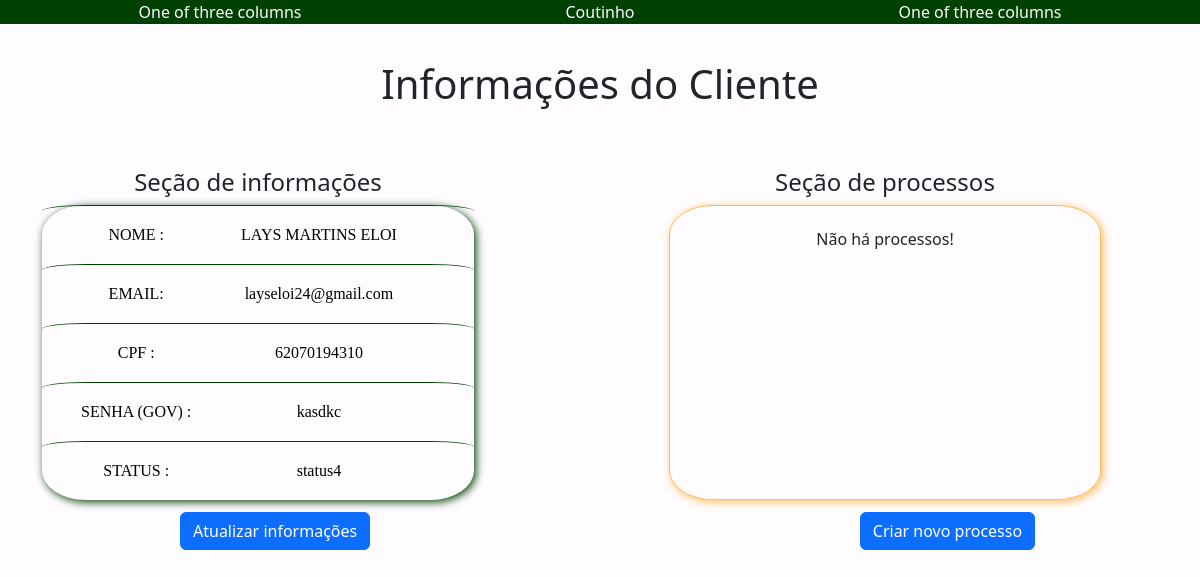
The page /exibirCliente.php?cpf=62070194310 on the database its author committed.
### tables this page shows
CREATE TABLE Pessoa (nome TEXT, email TEXT, senha TEXT, cpf TEXT PRIMARY KEY, status TEXT);

### read2.php (called while the page is built, shortened)
<?php
require_once 'envio.php';
require_once 'Pessoa.php';
function buscarPorCPF($pdo, $cpf) {
    $query = "SELECT * FROM Pessoa WHERE cpf = :cpf";
    $statement = $pdo->prepare($query);
    $statement->bindValue(':cpf', $cpf);
    $statement->execute();
    $resultado = $statement->fetch();
    $pessoa = new Pessoa($resultado['nome'], $resultado['email'], $resultado['senha'],$resultado['cpf'], $resultado['status']);
    return $pessoa;
    }

### Pessoa.php (called while the page is built, shortened)
<?php
class Pessoa
{
    private string $nome;
    private string $email;
    private string $senha;
    private string $cpf;
    private string $status;
    public function __construct(string $nome, string $email,string $senha, string $cpf, string $status)
    {
        $this->nome = $nome;
        $this->email = $email;
        $this->senha = $senha;
        $this->cpf = $cpf;
        $this->status = $status;
    }
    public function status(): ?string
    {
        return $this->status;
    }
    public function nome(): string
    {
        return $this->nome;
    }
    public function email(): string
    {
        return $this->email;
    }
    public function cpf(): string
    {
        return $this->cpf;
    }
    public function senha(): string
    {
        return $this->senha;
    }
}

### pesquisaProcessos.php (called while the page is built, shortened)
<?php
function buscarProcessos($pdo,$cpf) {
    $sqlVerificar = "SELECT COUNT(*) FROM Processo WHERE cpf = :cpf";
    $query_verificar = $pdo->prepare($sqlVerificar);
    $query_verificar->bindValue(':cpf', $cpf);
    $query_verificar->execute();
    $numLinhas = $query_verificar->fetchColumn();
    if($numLinhas > 0){
        $query = "SELECT * FROM Processo WHERE cpf = :cpf";
        $statement = $pdo->prepare($query);
        $statement->bindValue(':cpf',$cpf);
        $statement->execute();
        $resultados = $statement->fetchall();
        $processos = [];
        foreach ($resultados as $resultado) {
            $processos[]= new Processo($resultado['cpf'],$resultado['protocolo'],$resultado['parceiro'],$resultado['descricao'],$resultado['dataAbertura']);
        }
        return $processos;
    } else{
        return "Não há processos";
    }
}

### exibirCliente.php (the view, shortened to what this page needs)
<?php
require_once 'conexao.php';
require_once 'Pessoa.php';
require_once 'read2.php';
require_once 'pesquisaProcessos.php';
?>
<!DOCTYPE html>
<html lang="en">
<head>
    <link rel="stylesheet" href="exibirCliente.css">
    <link href="https://cdn.jsdelivr.net/npm/bootstrap@5.3.3/dist/css/bootstrap.min.css" rel="stylesheet">
</head>
<body>
    <header>
    <div class="container text-center">
  <div class="row align-items-center">
    <div class="col">
      One of three columns
    </div>
    <div class="col">
  Coutinho
    </div>
    <div class="col">
      One of three columns
    </div>
  </div>
</div>
    </header>
   <main>
   <?php if (isset($_GET['cpf'])) {
    $cpf_pessoa = $_GET['cpf'];
    $pessoa = buscarPorCPF($pdo,$cpf_pessoa);
    $processos = buscarProcessos($pdo,$cpf_pessoa);
}?>
    <section class="secao_aluno">
    <h1 class="title_principal" >Informações do Cliente</h1>
<div class="container text-center ">
  <div class="row justify-content-start secoes">
        <div class="col-4 secao_informacoes">
        <h4 class="title_secao_informacao">Seção de informações</h4>
         <div class="celulas_info_clientes">
           <div class="secao_informacoes_texts">
              <div class="texts_info_rotulo">
                NOME :
              </div>
              <div class="texts_info_values"><?php echo $pessoa->nome();?>
            </div>
           </div>
           <div class="secao_informacoes_texts">
              <div class="texts_info_rotulo">
                EMAIL:
              </div>
              <div class="texts_info_values"><?php echo $pessoa->email();?>
            </div>
           </div>
           <div class="secao_informacoes_texts">
              <div class="texts_info_rotulo">
                CPF :
              </div>
              <div class="texts_info_values"><?php echo $pessoa->cpf();?>
            </div>
           </div>
           <div class="secao_informacoes_texts">
              <div class="texts_info_rotulo">
                SENHA (GOV) :
              </div>
              <div class="texts_info_values"><?php echo $pessoa->senha();?>
            </div>
           </div>
           <div class="secao_informacoes_texts">
              <div class="texts_info_rotulo">
                STATUS :
              </div>
              <div
               class="texts_info_values"><?php echo $pessoa->status();?>
            </div>
         </div>
         </div>
        </div>
    <div class="col-4 secao_processos">
    <h4 class="title_secao_processos">Seção de processos</h4>
    <div class="celulas_scroll">
      <?php if(!empty(is_array($processos) && $processos)){
            foreach($processos as $processo): ?>
            <div class="exibir_processos">
              <div class="container text-center">
              <div class="row justify-content-center">
                <div class="col-4">
                  Protocolo: <?php echo $processo->protocolo(); ?>
                </div>
                <div class="col-4">
                Parceiro: <?php echo $processo->parceiro(); ?>
                </div>
                <div class="col-4">
                <?php $dataAberturaFormatada = date('d/m/Y', strtotime($processo->dataAbertura()));?>
                Data: <?php  echo $dataAberturaFormatada; ?>
                </div>
              </div>
            </div>
            </div>
              <?php endforeach;}
            else{
              echo "Não há processos!";
            }?>
                  </div>
    </div>
  </div>
   </main>
<div class="btns">
     <button class="btn btn-primary cria_processo" type="submit" onclick="window.location='criaProcessos.php?cpf=<?php echo $pessoa->cpf(); ?>';">Atualizar informações</button>
    <button class="btn btn-primary cria_processo" type="submit" onclick="window.location='criaProcessos.php?cpf=<?php echo $pessoa->cpf(); ?>';">Criar novo processo</button>
</div>
</body>
</html>

### exibirCliente.css (style rules this page uses)
:root { --cor-primaria: #004101; --cor-secundaria: #FFBA58; --cor-terciaria: #FFFCFF; }
* { margin: 0; padding: 0; box-sizing: border-box; }
body { background-color: var(--cor-terciaria) !important; min-height: 100vh; }
header { background-color: var(--cor-primaria) !important; margin-bottom: 3%; color: #FFFCFF; }
.title_principal { text-align: center; margin-bottom: 5%; }
.secoes { display: flex; gap: 15% !important; }
.secao_informacoes { width: 40% !important; max-height: 200%; display: flex; flex-direction: column; }
.celulas_info_clientes { border-radius: 10%; box-shadow: 2px 2px 8px 0px #004101; }
.secao_informacoes_texts { display: flex; padding: 3%; border-top :1px solid var(--cor-primaria); border-radius: 10%; }
.texts_info_rotulo { padding:1% 5%; font-family: 'Times New Roman', Times, serif; color:black; width: 40%; }
.texts_info_values { padding:1% 5%; font-family: 'Times New Roman', Times, serif; color: rgb(1, 1, 1); width: 50%; }
.secao_processos { align-items: center; display: flex; flex-direction: column; width: 40% !important; }
.celulas_scroll { height: 200%; max-height: 200%; min-width: 100%; padding: 5%; border: 1px solid var(--cor-secundaria); overflow-y: auto; display: flex; flex-direction: column; gap:2%; border-radius: 10%; box-shadow: 2px 2px 8px 0px var(--cor-secundaria); }
.btns { display: flex; align-items: flex-start; gap: 48%; padding-top: 1%; padding-left: 15%; }

### rows shown on the page
pessoa: nome "LAYS MARTINS ELOI", email "layseloi24@gmail.com", cpf "62070194310", senha "kasdkc", status "status4"
